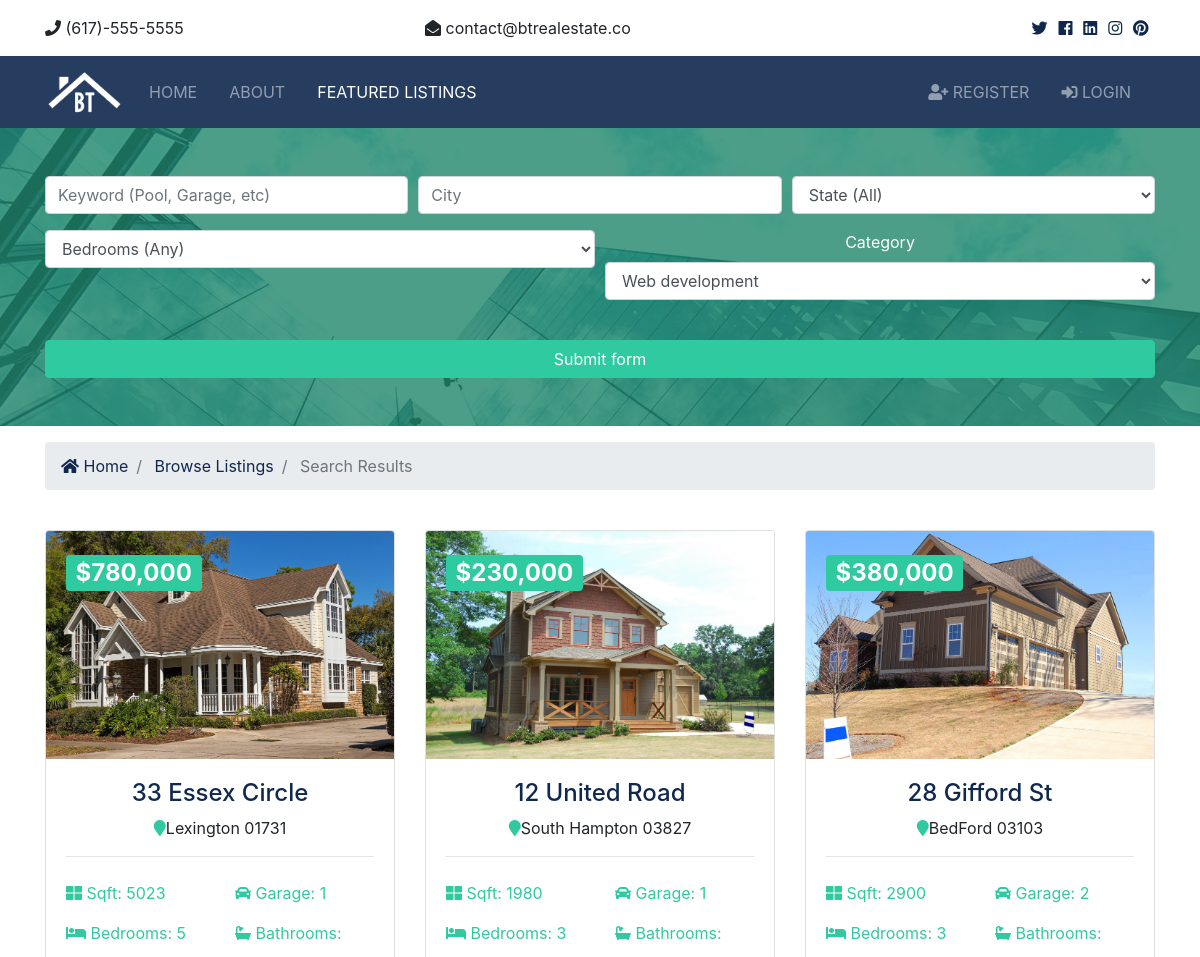
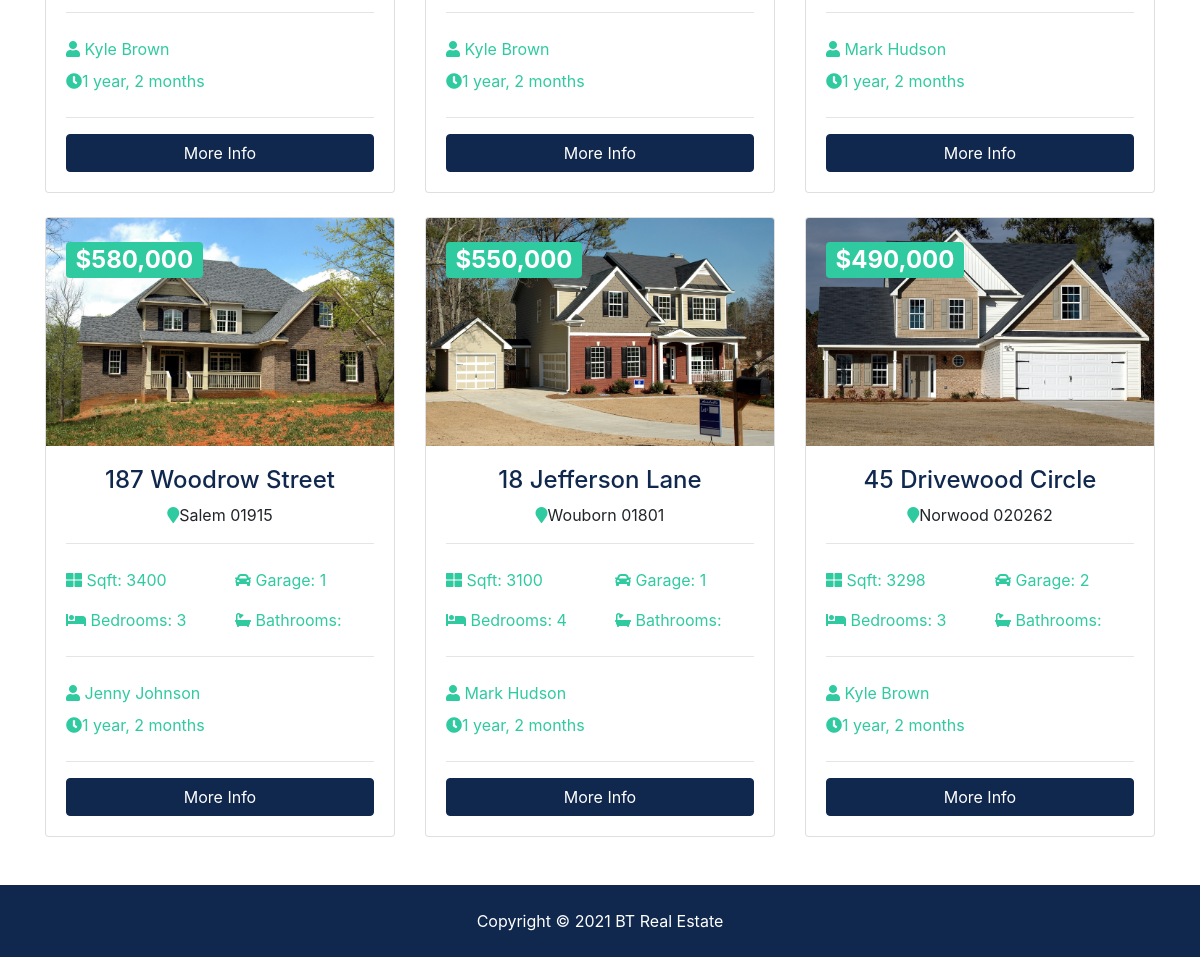
The page /listings/search/ on the database its author committed (2 pictures, top to bottom).
### listings/models.py (models this page shows, shortened)
class Listing(models.Model):
	realtor = models.ForeignKey(Realtor, on_delete=models.DO_NOTHING)
	title = models.CharField(max_length=200)
	address = models.CharField(max_length=200)
	city = models.CharField(max_length=100)
	state = models.CharField(max_length=100)
	zipcode = models.CharField(max_length=20)
	description = models.TextField(blank=True)
	price = models.IntegerField()
	bedrooms = models.IntegerField()
	bathroom = models.DecimalField(max_digits=2, decimal_places=1)
	garage = models.IntegerField(default=0)
	sqft = models.IntegerField()
	lot_size = models.DecimalField(max_digits=5, decimal_places=1)
	photo_main = models.ImageField(upload_to='photos/%Y/%m/%d')
	photo_1 = models.ImageField(upload_to='photos/%Y/%m/%d', blank=True)
	photo_2 = models.ImageField(upload_to='photos/%Y/%m/%d', blank=True)
	photo_3 = models.ImageField(upload_to='photos/%Y/%m/%d', blank=True)
	photo_4 = models.ImageField(upload_to='photos/%Y/%m/%d', blank=True)
	photo_5 = models.ImageField(upload_to='photos/%Y/%m/%d', blank=True)
	photo_6 = models.ImageField(upload_to='photos/%Y/%m/%d', blank=True)
	is_published = models.BooleanField(default=True)
	list_date = models.DateTimeField(default=datetime.now, blank=True)

### realtors/models.py (models this page shows)
class Realtor(models.Model):
	name = models.CharField(max_length=200)
	photo = models.ImageField(upload_to='photo/%Y/%m/%d')
	description = models.TextField(blank=True)
	phone = models.CharField(max_length=20)
	email = models.CharField(max_length=20)
	is_mvp = models.BooleanField(default=False)
	hire_date = models.DateTimeField(default=datetime.now, blank=True)
	def __str__(self):
		return self.name

### listings/views.py (the view)
# urls.py: path('search/',views.search, name='search'),
def search(request):
	queryset_list = Listing.objects.order_by('-list_date')
	if 'keywords' in request.GET:
		keywords = request.GET['keywords']
		if keywords:
			queryset_list = queryset_list.filter(description__icontains=keywords)
	if 'city' in request.GET:
		city = request.GET['city']
		if city:
			queryset_list = queryset_list.filter(city__iexact=city)
	if 'state' in request.GET:
		state = request.GET['state']
		if state:
			queryset_list = queryset_list.filter(state__iexact=state)
	if 'price' in request.GET:
		price = request.GET['price']
		if price:
			queryset_list = queryset_list.filter(price__lte=price)
	if 'bedrooms' in request.GET:
		bedrooms = request.GET['bedrooms']
		if bedrooms:
			queryset_list = queryset_list.filter(bedrooms__lte=bedrooms)
	context = {
		'listings': queryset_list,
		'state_choices':state_choices,
		'bedroom_choices':bedroom_choices,
		'price_choices':price_choices,
		'values':request.GET,
	}
	return render(request, 'listings/search.html', context)

### templates/listings/search.html (shortened to what this page needs)
{% extends 'base.html' %}
{% load humanize %}
{% block content %}
<section id="showcase-inner" class="showcase-search text-white py-5">
    <div class="container">
      <div class="row text-center">
        <div class="col-md-12">
          <form action="{% url 'search' %}">
            <div class="form-row">
              <div class="col-md-4 mb-3">
                <input type="text" name="keywords" class="form-control" placeholder="Keyword (Pool, Garage, etc)"
                value="{{values.keywords}}">
              </div>
              <div class="col-md-4 mb-3">
                <input type="text" name="city" class="form-control" placeholder="City" value="{{values.city}}">
              </div>
              <div class="col-md-4 mb-3">
                <select name="state" class="form-control">
                  <option selected="true" disabled="disabled">State (All)</option>
                </select>
              </div>
            </div>
            <div class="form-row">
              <div class="col-md-6 mb-3">
                <select name="bedrooms" class="form-control">
                  <option selected="true" disabled="disabled">Bedrooms (Any)</option>
                </select>
              </div>
              <div class="col-md-6 mb-3">
                <label for="category">Category</label>
                  <select class="form-control" name="category">
                    <option value="">Web development</option>
                  </select>
              </div>
            </div>
            <button class="btn btn-secondary btn-block mt-4" type="submit">Submit form</button>
          </form>
        </div>
      </div>
    </div>
  </section>
  <section id="bc" class="mt-3">
    <div class="container">
      <nav aria-label="breadcrumb">
        <ol class="breadcrumb">
          <li class="breadcrumb-item">
            <a href="index.html">
              <i class="fas fa-home"></i> Home</a>
          </li>
          <li class="breadcrumb-item">
            <a href="{% url 'listings' %}">Browse Listings</a>
          </li>
          <li class="breadcrumb-item active"> Search Results</li>
        </ol>
      </nav>
    </div>
  </section>
  <section id="listings" class="py-4">
    <div class="container">
      <div class="row">
        {% if listings %}
          {% for listing in listings%}
            <div class="col-md-6 col-lg-4 mb-4">
              <div class="card listing-preview">
                <img class="card-img-top" src="{{listing.photo_main.url}}" alt="">
                <div class="card-img-overlay">
                  <h2>
                    <span class="badge badge-secondary text-white">${{listing.price | intcomma}}</span>
                  </h2>
                </div>
                <div class="card-body">
                  <div class="listing-heading text-center">
                    <h4 class="text-primary">{{ listing.title }}</h4>
                    <p>
                      <i class="fas fa-map-marker text-secondary"></i>{{ listing.city}} {{ listing.zipcode}}</p>
                  </div>
                  <hr>
                  <div class="row py-2 text-secondary">
                    <div class="col-6">
                      <i class="fas fa-th-large"></i> Sqft: {{ listing.sqft }}</div>
                    <div class="col-6">
                      <i class="fas fa-car"></i> Garage: {{ listing.garage }}</div>
                  </div>
                  <div class="row py-2 text-secondary">
                    <div class="col-6">
                      <i class="fas fa-bed"></i> Bedrooms: {{ listing.bedrooms }}</div>
                    <div class="col-6">
                      <i class="fas fa-bath"></i> Bathrooms: {{ listing.bathrooms }}</div>
                  </div>
                  <hr>
                  <div class="row py-2 text-secondary">
                    <div class="col-6">
                      <i class="fas fa-user"></i> {{ listing.realtor }}</div>
                  </div>
                  <div class="row text-secondary pb-2">
                    <div class="col-6">
                      <i class="fas fa-clock"></i>{{ listing.list_date | timesince }}</div>
                  </div>
                  <hr>
                  <a href="{% url 'listing' listing.id %}" class="btn btn-primary btn-block">More Info</a>
                </div>
              </div>
            </div>
          {% endfor%}
        {% else %}
          <div class="col-md-12">
            <p>No Listings Available</p>
          </div>
        {% endif %}
      </div>
    </div>
  </section>
{% endblock %}

### templates/base.html (shortened to what this page needs)
{% load static %}
<!DOCTYPE html>
<html>
<head>
  <link rel="stylesheet" href="{% static 'css/all.css' %}">
  <link rel="stylesheet" href="{% static 'css/bootstrap.css' %}">
  <link rel="stylesheet" href="{% static 'css/style.css' %}">
  <link rel="stylesheet" href="{% static 'css/lightbox.min.css' %}">
</head>
<body>
	{% include 'partials/_topbar.html' %}
	{% include 'partials/_navbar.html' %}
	{% block content %} {% endblock %}
	{% include 'partials/_footer.html' %}
</body>
</html>

### templates/partials/_topbar.html
  <section id="top-bar" class="p-3">
    <div class="container">
      <div class="row">
        <div class="col-md-4">
          <i class="fas fa-phone"></i> (617)-555-5555
        </div>
        <div class="col-md-4">
          <i class="fas fa-envelope-open"></i> contact@btrealestate.co
        </div>
        <div class="col-md-4">
          <div class="social text-right">
            <a href="#">
              <i class="fab fa-twitter"></i>
            </a>
            <a href="#">
              <i class="fab fa-facebook"></i>
            </a>
            <a href="#">
              <i class="fab fa-linkedin"></i>
            </a>
            <a href="#">
              <i class="fab fa-instagram"></i>
            </a>
            <a href="#">
              <i class="fab fa-pinterest"></i>
            </a>
          </div>
        </div>
      </div>
    </div>
  </section>

### templates/partials/_navbar.html (shortened to what this page needs)
{% load static %}
  <nav class="navbar navbar-expand-lg navbar-dark bg-primary sticky-top">
    <div class="container">
      <a class="navbar-brand" href="{% url 'index' %}">
        <img src="{% static 'img/logo.png' %}" class="logo" alt="">
      </a>
      <div class="collapse navbar-collapse" id="navbarNavAltMarkup">
        <ul class="navbar-nav">
          <li
            {% if '/' == request.path %}
              class="nav-item active mr-3"
            {% else %}
              class="nav-item mr-3"
            {% endif %}
          >
            <a class="nav-link" href="{% url 'index' %}">Home</a>
          </li>
          <li
            {% if 'about' in request.path %}
              class="nav-item active mr-3"
            {% else %}
              class="nav-item mr-3"
            {% endif %}
          >
            <a class="nav-link" href="{% url 'about' %}">About</a>
          </li>
          <li
            {% if 'listings' in request.path %}
              class="nav-item active mr-3"
            {% else %}
              class="nav-item mr-3"
            {% endif %}
          >
            <a class="nav-link" href="{% url 'listings' %}">Featured Listings</a>
          </li>
        </ul>
        <ul class="navbar-nav ml-auto">
          {% if user.is_authenticated %}
            <li
              {% if 'dashboard' in request.path %}
                class="nav-item active mr-3"
              {% else %}
                class="nav-item mr-3"
              {% endif %}
              >
              <a class="nav-link" href="{% url 'dashboard' %}">
              Welcome {{ user.username }} {Dashboard}</a>
            </li>
            <li class="nav-item mr-3">
              <a href="javascript:{document.getElementById('logout').submit()}"
              class="nav-link">
                 <i class="fas fa-sign-out-alt"></i> Logout
              </a>
              <form action="{% url 'logout' %}" method="POST" id="logout">
                {% csrf_token %}
                <input type="hidden">
              </form>
            </li>
          {% else %}
           <li
            {% if 'register' in request.path %}
              class="nav-item active mr-3"
            {% else %}
              class="nav-item mr-3"
            {% endif %}
            >
              <a class="nav-link" href="{% url 'register' %}">
                <i class="fas fa-user-plus"></i>
                Register</a>
            </li>
            <li
            {% if 'login' in request.path %}
              class="nav-item active mr-3"
            {% else %}
              class="nav-item mr-3"
            {% endif %}
            >
              <a class="nav-link" href="{% url 'login' %}">
                <i class="fas fa-sign-in-alt"></i>
                Login</a>
            </li>
          {% endif %}
        </ul>
      </div>
    </div>
  </nav>

### templates/partials/_footer.html
  <footer id="main-footer" class="py-4 bg-primary text-white text-center">
    Copyright &copy;
    <span class="year"></span> BT Real Estate
  </footer>

### btre/static/css/all.css (style rules this page uses)
.fa, .fas, .far, .fal, .fab { -moz-osx-font-smoothing: grayscale; -webkit-font-smoothing: antialiased; display: inline-block; font-style: normal; font-variant: normal; text-rendering: auto; line-height: 1; }
.fa-bath:before { content: "\f2cd"; }
.fa-bed:before { content: "\f236"; }
.fa-car:before { content: "\f1b9"; }
.fa-clock:before { content: "\f017"; }
.fa-envelope-open:before { content: "\f2b6"; }
.fa-facebook:before { content: "\f09a"; }
.fa-home:before { content: "\f015"; }
.fa-instagram:before { content: "\f16d"; }
.fa-linkedin:before { content: "\f08c"; }
.fa-map-marker:before { content: "\f041"; }
.fa-phone:before { content: "\f095"; }
.fa-pinterest:before { content: "\f0d2"; }
.fa-sign-in-alt:before { content: "\f2f6"; }
.fa-th-large:before { content: "\f009"; }
.fa-twitter:before { content: "\f099"; }
.fa-user:before { content: "\f007"; }
.fa-user-plus:before { content: "\f234"; }
.fab { font-family: 'Font Awesome 5 Brands'; }
.fa, .fas { font-family: 'Font Awesome 5 Free'; font-weight: 900; }

### btre/static/css/style.css (style rules this page uses)
.btn-secondary { color: #fff !important; }
img { width: 100%; }
.logo { width: 80px; }
.navbar { opacity: 0.9; text-transform: uppercase; }
.social a { margin-right: 0.4rem; }
#showcase-inner { background: url("../img/building.jpg") no-repeat top center fixed; position: relative; overflow: hidden; min-height: 200px; }
#showcase-inner::before { content: ''; position: absolute; top: 0; left: 0; min-height: 100%; width: 100%; background: rgba(32, 134, 107, 0.8); }
#showcase-inner.showcase-search { min-height: 270px; }
.listing-preview a { position: relative; }

### rows shown on the page
Listing: photo_main (picture), price "780,000", title "33 Essex Circle", city "Lexington", zipcode "01731", sqft "5023", garage "1", bedrooms "5", realtor "Kyle Brown", list_date "1 year, 2 months"
Listing: photo_main (picture), price "230,000", title "12 United Road", city "South Hampton", zipcode "03827", sqft "1980", garage "1", bedrooms "3", realtor "Kyle Brown", list_date "1 year, 2 months"
Listing: photo_main (picture), price "380,000", title "28 Gifford St", city "BedFord", zipcode "03103", sqft "2900", garage "2", bedrooms "3", realtor "Mark Hudson", list_date "1 year, 2 months"
Listing: photo_main (picture), price "580,000", title "187 Woodrow Street", city "Salem", zipcode "01915", sqft "3400", garage "1", bedrooms "3", realtor "Jenny Johnson", list_date "1 year, 2 months"
Listing: photo_main (picture), price "550,000", title "18 Jefferson Lane", city "Wouborn", zipcode "01801", sqft "3100", garage "1", bedrooms "4", realtor "Mark Hudson", list_date "1 year, 2 months"
Listing: photo_main (picture), price "490,000", title "45 Drivewood Circle", city "Norwood", zipcode "020262", sqft "3298", garage "2", bedrooms "3", realtor "Kyle Brown", list_date "1 year, 2 months"
